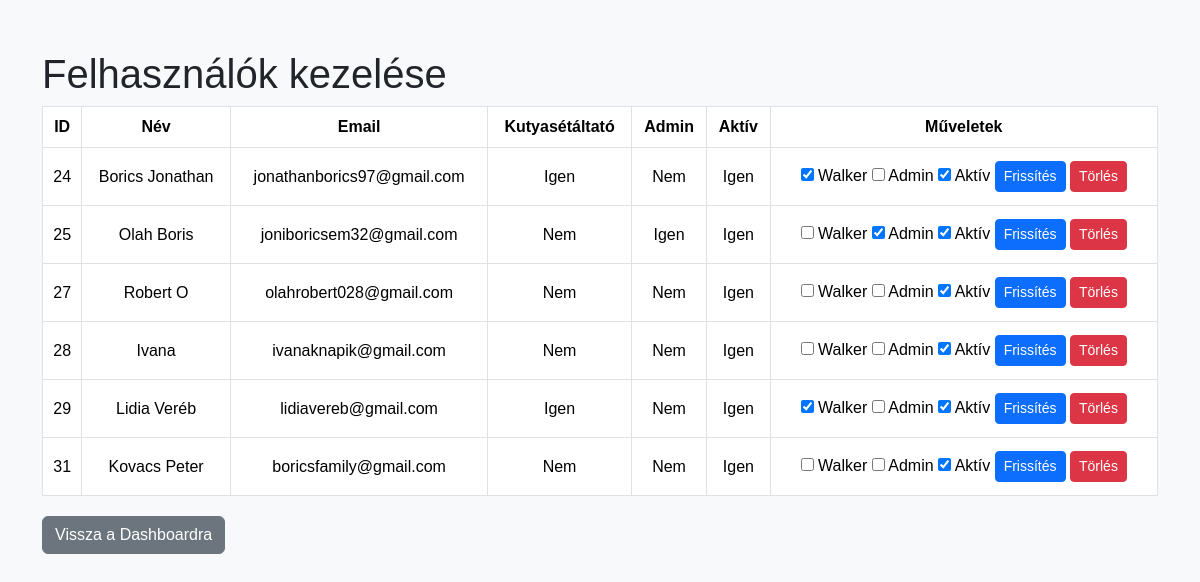
The page /views/admin/manage_users.php (signed in) on the database its author committed.
### tables this page shows
CREATE TABLE `users` (
  `user_id` int NOT NULL,
  `username` varchar(255) NOT NULL,
  `password_hash` varchar(255) NOT NULL,
  `first_name` varchar(255) DEFAULT NULL,
  `last_name` varchar(255) DEFAULT NULL,
  `phone_number` varchar(20) DEFAULT NULL,
  `address` text,
  `email` varchar(255) NOT NULL,
  `is_walker` tinyint(1) DEFAULT '0',
  `is_admin` tinyint(1) DEFAULT '0',
  `is_approved` tinyint(1) DEFAULT '0',
  `is_active` tinyint(1) DEFAULT '1',
  `created_at` timestamp NOT NULL DEFAULT CURRENT_TIMESTAMP
);

### views/admin/manage_users.php (the view, shortened to what this page needs)
<?php
$db = new Database();
$conn = $db->getConnection();
$stmt = $conn->query("SELECT user_id, first_name, last_name, email, is_walker, is_admin, is_active FROM users");
$users = $stmt->fetchAll(PDO::FETCH_ASSOC);
?>
<!DOCTYPE html>
<html lang="hu">
<head>
    <link href="https://cdn.jsdelivr.net/npm/bootstrap@5.3.2/dist/css/bootstrap.min.css" rel="stylesheet">
    <link href="../../style/admin_user_manage.css" rel="stylesheet" >
</head>
<body>
    <div class="container">
        <h1>Felhasználók kezelése</h1>
        <table class="table table-bordered table-hover">
            <thead>
                <tr>
                    <th>ID</th>
                    <th>Név</th>
                    <th>Email</th>
                    <th>Kutyasétáltató</th>
                    <th>Admin</th>
                    <th>Aktív</th>
                    <th>Műveletek</th>
                </tr>
            </thead>
            <tbody>
    <?php if (count($users) > 0): ?>
        <?php foreach ($users as $user): ?>
            <tr>
                <td data-label="ID"><?php echo $user['user_id']; ?></td>
                <td data-label="Név"><?php echo htmlspecialchars($user['first_name'] . ' ' . $user['last_name']); ?></td>
                <td data-label="Email"><?php echo htmlspecialchars($user['email']); ?></td>
                <td data-label="Kutyasétáltató"><?php echo $user['is_walker'] ? 'Igen' : 'Nem'; ?></td>
                <td data-label="Admin"><?php echo $user['is_admin'] ? 'Igen' : 'Nem'; ?></td>
                <td data-label="Aktív"><?php echo $user['is_active'] ? 'Igen' : 'Nem'; ?></td>
                <td data-label="Műveletek">
                    <form method="post" action="manage_users.php" class="d-inline">
                        <input type="checkbox" name="is_walker" <?php echo $user['is_walker'] ? 'checked' : ''; ?>> Walker
                        <input type="checkbox" name="is_admin" <?php echo $user['is_admin'] ? 'checked' : ''; ?>> Admin
                        <input type="checkbox" name="is_active" <?php echo $user['is_active'] ? 'checked' : ''; ?>> Aktív
                        <button type="submit" name="update_roles" class="btn btn-sm btn-primary">Frissítés</button>
                    </form>
                    <a href="manage_users.php?delete_user=<?php echo $user['user_id']; ?>" class="btn btn-sm btn-danger">Törlés</a>
                </td>
            </tr>
        <?php endforeach; ?>
    <?php else: ?>
        <tr>
            <td colspan="7">Nincs regisztrált felhasználó.</td>
        </tr>
    <?php endif; ?>
</tbody>
        </table>
        <a href="admin_dashboard.php" class="btn btn-secondary">Vissza a Dashboardra</a>
    </div>
</body>
</html>

### style/admin_user_manage.css (style rules this page uses)
body { font-family: Arial, sans-serif; background-color: #f8f9fa; padding: 20px; }
.container { margin-top: 30px; }
.table { width: 100%; margin-bottom: 20px; overflow-x: auto; }
.table th, .table td { vertical-align: middle; text-align: center; }
.btn-sm { margin-top: 5px; margin-bottom: 5px; }

### rows shown on the page
users: user_id "24", first_name+last_name "Borics Jonathan", email "jonathanborics97@gmail.com", shows "Igen", shows "Nem", is_walker "☑", is_active "☑"
users: user_id "25", first_name+last_name "Olah Boris", email "joniboricsem32@gmail.com", shows "Nem", shows "Igen", is_admin "☑", is_active "☑"
users: user_id "27", first_name+last_name "Robert O", email "olahrobert028@gmail.com", shows "Nem", shows "Igen", is_active "☑"
users: user_id "28", first_name+last_name "Ivana", email "ivanaknapik@gmail.com", shows "Nem", shows "Igen", is_active "☑"
users: user_id "29", first_name+last_name "Lidia Veréb", email "lidiavereb@gmail.com", shows "Igen", shows "Nem", is_walker "☑", is_active "☑"
users: user_id "31", first_name+last_name "Kovacs Peter", email "boricsfamily@gmail.com", shows "Nem", shows "Igen", is_active "☑"
